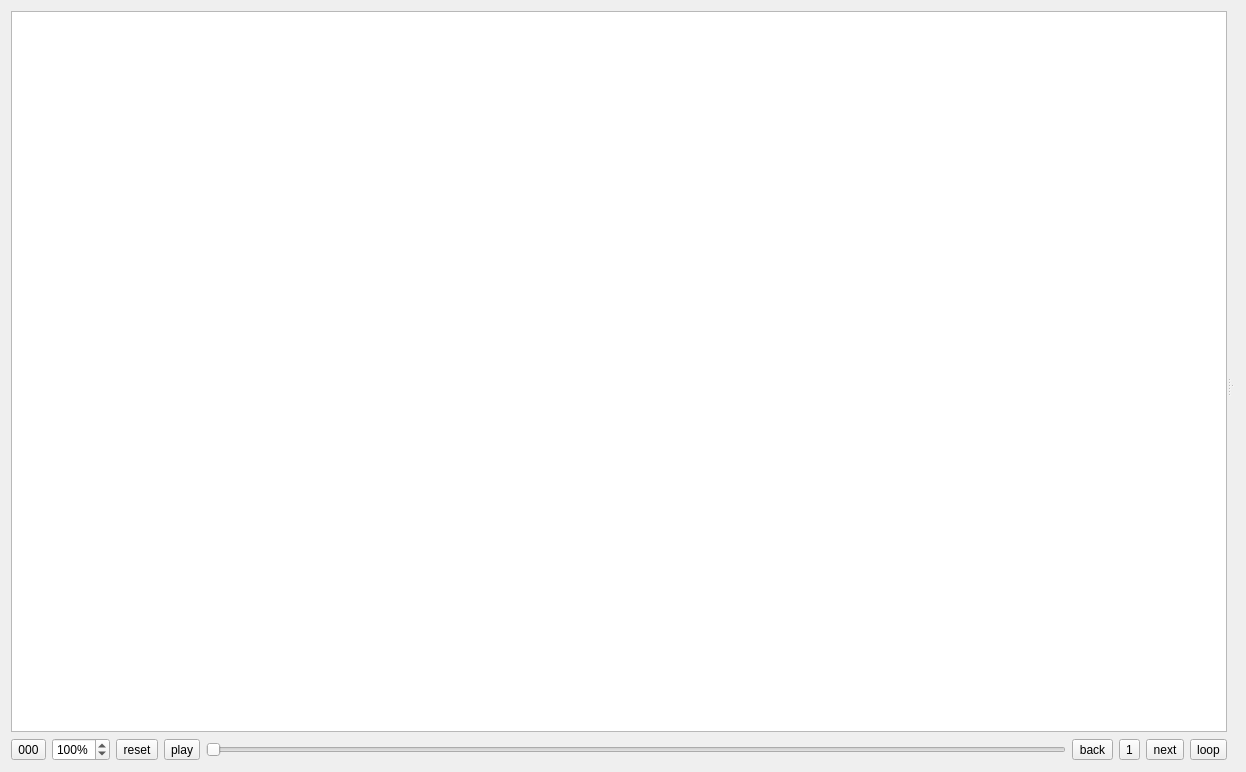
<?xml version="1.0" encoding="UTF-8"?>
<ui version="4.0">
 <class>TabForm</class>
 <widget class="QWidget" name="TabForm">
  <property name="geometry">
   <rect>
    <x>0</x>
    <y>0</y>
    <width>1246</width>
    <height>772</height>
   </rect>
  </property>
  <property name="windowTitle">
   <string>Form</string>
  </property>
  <layout class="QHBoxLayout" name="horizontalLayout_2">
   <item>
    <widget class="QSplitter" name="splitter_2">
     <property name="orientation">
      <enum>Qt::Horizontal</enum>
     </property>
     <widget class="QWidget" name="layoutWidget">
      <layout class="QVBoxLayout" name="verticalLayout">
       <item>
        <widget class="QGraphicsView" name="graphicsView"/>
       </item>
       <item>
        <layout class="QHBoxLayout" name="horizontalLayout">
         <item>
          <widget class="QToolButton" name="toolButton">
           <property name="text">
            <string>000</string>
           </property>
          </widget>
         </item>
         <item>
          <widget class="QSpinBox" name="spinBox">
           <property name="toolTip">
            <string>play speed</string>
           </property>
           <property name="suffix">
            <string>%</string>
           </property>
           <property name="minimum">
            <number>10</number>
           </property>
           <property name="maximum">
            <number>400</number>
           </property>
           <property name="singleStep">
            <number>10</number>
           </property>
           <property name="value">
            <number>100</number>
           </property>
          </widget>
         </item>
         <item>
          <widget class="QToolButton" name="toolButton_4">
           <property name="text">
            <string>reset</string>
           </property>
          </widget>
         </item>
         <item>
          <widget class="QToolButton" name="toolButton_5">
           <property name="text">
            <string>play</string>
           </property>
          </widget>
         </item>
         <item>
          <widget class="QSlider" name="horizontalSlider">
           <property name="orientation">
            <enum>Qt::Horizontal</enum>
           </property>
          </widget>
         </item>
         <item>
          <widget class="QToolButton" name="toolButton_2">
           <property name="text">
            <string>back</string>
           </property>
          </widget>
         </item>
         <item>
          <widget class="QToolButton" name="toolButton_7">
           <property name="toolTip">
            <string>step</string>
           </property>
           <property name="text">
            <string>1</string>
           </property>
          </widget>
         </item>
         <item>
          <widget class="QToolButton" name="toolButton_3">
           <property name="text">
            <string>next</string>
           </property>
          </widget>
         </item>
         <item>
          <widget class="QToolButton" name="toolButton_6">
           <property name="text">
            <string>loop</string>
           </property>
          </widget>
         </item>
        </layout>
       </item>
      </layout>
     </widget>
     <widget class="QSplitter" name="splitter">
      <property name="orientation">
       <enum>Qt::Vertical</enum>
      </property>
      <widget class="QWidget" name="widget_rt" native="true"/>
      <widget class="QWidget" name="widget_rb" native="true"/>
     </widget>
    </widget>
   </item>
  </layout>
 </widget>
 <resources/>
 <connections/>
</ui>
